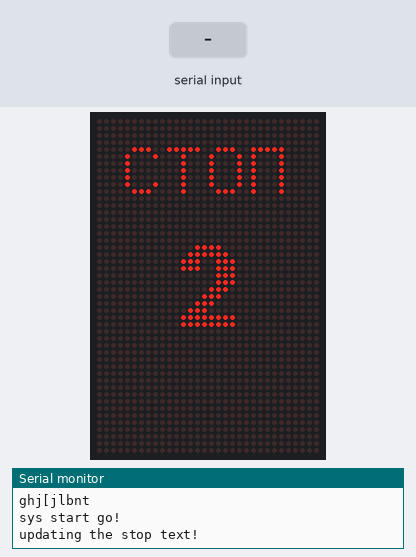
A sketch run on a simulated Arduino Uno, built with avr-gcc and run on an emulated ATmega328P. Parts: 32×48 LED matrix, the last lines printed to the serial monitor. The test bench sets the inputs (shaded band).

Above: at 1.3 s.
1.4 s: "90,45\n" received over Serial
At 3.0 s:
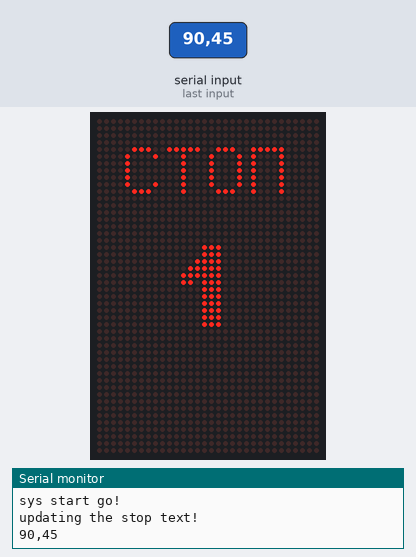
At 3.6 s:
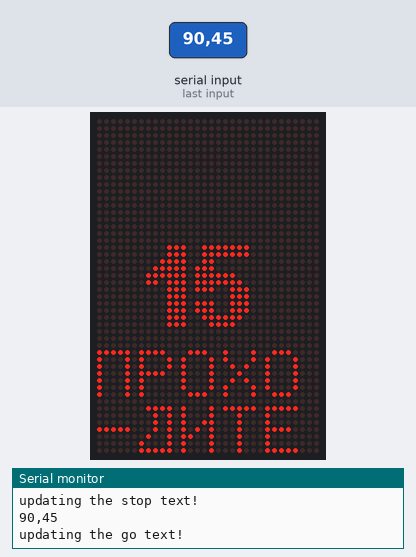
4.4 s: "100\n" received over Serial
Timing chart, 0 to 7.4 s (numbered marks = the images above; inputs shaded):
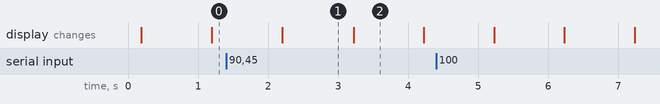

Measured:
- what the display in image 1 shows lasts 1.0 s, from 2.2 s to 3.2 s

The sketch:

Display4modules-5.ino
```cpp
#include <SPI.h>
#include <DMD2.h>
#include "ChangedRus5x7.h"
//#include "Asyl32x16Font.h"
#include "Arial_Black_16.h"

SoftDMD dmd(1,3);  // DMD controls the entire display
DMD_TextBox box1(dmd, 0, 0, 32, 16);
DMD_TextBox box2(dmd, 0, 16, 32, 16);
DMD_TextBox box3(dmd, 0, 33, 32, 16);

int go_countdown   = 15;
int stand_still_countdown = 3;

unsigned long timer = 0;
int countdown = 0;
bool sys_active = false;
bool should_update = false;
bool stand_still = false;

char text[10];
byte chPos = 0;
byte ch = 0;

ISR(TIMER2_COMPA_vect){  //This is the interrupt request

  if(sys_active){
    timer++;
    if ((timer) == 100) {    //for 125hz to make 1 sec

      should_update = true;

      timer = 0;             // RESETTING THE TIMER VALUE

    }

  }
}

void setup() {
  Serial.begin(9600);

  // TIMER 0 for interrupt frequency 125 Hz:
  cli(); // stop interrupts
  TCCR2A = 0; // set entire TCCR2A register to 0
  TCCR2B = 0; // same for TCCR2B
  TCNT2  = 0; // initialize counter value to 0
  TCCR2A = 1<<WGM21;    //Set the CTC mode
  OCR2A = 0x9C; // 100hz
  TCCR2B = (1<<CS22) | (1<<CS21) | (1<<CS20); // Set CS02, CS01 and CS00 bits for 1024 prescaler
  //  TIMSK2 |= (1 << OCIE2A);// enable timer compare interrupt
  TIMSK2 &= ~(1 << OCIE2A);
  sei(); // allow interrupts

  dmd.setBrightness(170);
  dmd.selectFont(ChangedRus5x7);
  dmd.begin();
  clearAllScreen();

//  dmd.drawString(0, 0, String("QWERT"));
//  dmd.drawString(0, 8, String("YUIOP"));
//  dmd.drawString(0, 16, String("[]ASD"));
//  dmd.drawString(0, 32, String("FGHJK"));
//  dmd.drawString(0, 40, String("L;'ZX"));
//  dmd.drawString(0, 48, String("CVBNM"));
//  dmd.drawString(0, 56, String(",."));

  delay(100);

  dmd.drawString(4, 4, "CNJG");  //стоп
  box2.print(";LBNT YFXFKJ");    //ждите начало
  box3.print("GHJ[JLBNT");      //прохо-дите
  Serial.println("ghj[jlbnt");

  sys_start_go();
}


void loop() {

  if (Serial.available()){
    while(Serial.available()) {
       //Serial.println("there is new data");
      //read incoming char by char:
       ch = Serial.read();
       text[chPos] = ch;
       chPos++;
       delay(10);
    }
    text[chPos] = 0; //terminate cString

    Serial.println(text);
    if (chPos == 5) {
      //Serial.println(text);
      int x = text[0] - '0';
      if (x == 0) {
        sys_stand_still();
      } else if (x == 1) {
        int sfirst  = text[1] - '0';
        int ssecond = text[2] - '0';

        int gfirst  = text[3] - '0';
        int gsecond = text[4] - '0';

        stand_still_countdown = (sfirst * 10) + ssecond;
        go_countdown          = (gfirst * 10) + gsecond;

        sys_start_go();
        Serial.println(stand_still_countdown);
        Serial.println(go_countdown);
      }
    }

    chPos = 0;   // restarting the character position

  }


  if (should_update) {
    update_screen();
    should_update = false;
  }


}

void sys_stand_still(){  // ждите старт, duration controlled by Mega

    Serial.println("sys stand still!");
    dmd.selectFont(ChangedRus5x7);
    dmd.drawString(1, 20, ";LBNT");  // ждите
    dmd.drawString(1, 36, "CNFHN");  // старт

}

void sys_start_go(){

    Serial.println("sys start go!");
    clearAllScreen();
    countdown = stand_still_countdown;
    stand_still = true; // show red countdown

    sys_active = true;
    timer = 97;          //value to start immediately
    TCNT2 = 0;            //reset timer
    TIMSK2 = (1<<OCIE0A); //start timer

}

void sys_stop(){
  TIMSK2 = 0;

  go_countdown          = 0;
  stand_still_countdown = 0;

  sys_active = false;
  clearAllScreen();
}

void update_screen(){

  dmd.selectFont(ChangedRus5x7);

  if (stand_still) {

    if (countdown == stand_still_countdown)
      Serial.println("updating the stop text!");
      dmd.drawString(4, 4, "CNJG");   // стоп

    if(countdown==0) {
      stand_still = false; countdown = go_countdown; box1.clear();}

  }

  if (!stand_still) {

    if (countdown == go_countdown)
      Serial.println("updating the go text!");
      box3.print("GHJ[J-LBNT");     //проходите

    if(countdown==0){
      sys_stop(); box3.clear(); return;}

  }

  box2.clear();
  //dmd.selectFont(Asyl32x16Font);
  dmd.selectFont(Arial_Black_16);

  if (countdown<10)
      dmd.drawString(12, 17, String(countdown));
    else
      dmd.drawString(7, 17, String(countdown));

  countdown--;

}

void clearAllScreen(){
  box1.clear();
  box2.clear();
  box3.clear();
}
```

ChangedRus5x7.h
```cpp
/*
 *
 * SystemFontRus5x7
 *
 *
 * File Name           : SystemFontRus5x7.h
 * Date                : 28 Oct 2008
 * Font size in bytes  : 470
 * Font width          : 5
 * Font height         : 7
 * Font first char     : 32
 * Font last char      : 127
 * Font used chars     : 94
 *
 * The font data are defined as
 *
 * struct _FONT_ {
 *     uint16_t   font_Size_in_Bytes_over_all_included_Size_it_self;
 *     uint8_t    font_Width_in_Pixel_for_fixed_drawing;
 *     uint8_t    font_Height_in_Pixel_for_all_characters;
 *     unit8_t    font_First_Char;
 *     uint8_t    font_Char_Count;
 *
 *     uint8_t    font_Char_Widths[font_Last_Char - font_First_Char +1];
 *                  // for each character the separate width in pixels,
 *                  // characters < 128 have an implicit virtual right empty row
 *
 *     uint8_t    font_data[];
 *                  // bit field of all characters
 */

#include <inttypes.h>
#ifdef __AVR__
#include <avr/pgmspace.h>
#elif defined (ESP8266)
#include <pgmspace.h>
#else
#define PROGMEM
#endif

#ifndef CHANGEDRUS5x7_H
#define CHANGEDRUS5x7_H

#define CHANGEDRUS5x7_WIDTH 5
#define CHANGEDRUS5x7_HEIGHT 7

/*
 * added to allow fontname to match header file name.
 * as well as keep the old name for backward compability
 */

#define ChangedRus5x7 ChangedRus5x7

static const uint8_t ChangedRus5x7[] PROGMEM = {
    0x0, 0x0, // size of zero indicates fixed width font, actual length is width * height
    0x05, // width
    0x07, // height
    0x20, // first char
    0x9F, // char count

    // Fixed width; char width table not used !!!!

    // font data
    0x00, 0x00, 0x00, 0x00, 0x00,// (space)
	0x00, 0x00, 0x5F, 0x00, 0x00,// !
	0x00, 0x07, 0x00, 0x07, 0x00,// "
	0x14, 0x7F, 0x14, 0x7F, 0x14,// #
	0x24, 0x2A, 0x7F, 0x2A, 0x12,// $
	0x23, 0x13, 0x08, 0x64, 0x62,// %
	0x36, 0x49, 0x55, 0x22, 0x50,// &
	0x22, 0x41, 0x49, 0x49, 0x3e,// '
	0x00, 0x1C, 0x22, 0x41, 0x00,// (
	0x00, 0x41, 0x22, 0x1C, 0x00,// )
	0x08, 0x2A, 0x1C, 0x2A, 0x08,// *
	0x08, 0x08, 0x3E, 0x08, 0x08,// +
	0x7f, 0x49, 0x49, 0x49, 0x33,// ,
	0x08, 0x08, 0x08, 0x08, 0x08,// -
	0x7f, 0x08, 0x3e, 0x41, 0x3e,// .
	0x20, 0x10, 0x08, 0x04, 0x02,// /
	0x3E, 0x51, 0x49, 0x45, 0x3E,// 0
	0x00, 0x42, 0x7F, 0x40, 0x00,// 1
	0x42, 0x61, 0x51, 0x49, 0x46,// 2
	0x21, 0x41, 0x45, 0x4B, 0x31,// 3
	0x18, 0x14, 0x12, 0x7F, 0x10,// 4
	0x27, 0x45, 0x45, 0x45, 0x39,// 5
	0x3C, 0x4A, 0x49, 0x49, 0x30,// 6
	0x01, 0x71, 0x09, 0x05, 0x03,// 7
	0x36, 0x49, 0x49, 0x49, 0x36,// 8
	0x06, 0x49, 0x49, 0x29, 0x1E,// 9
	0x00, 0x36, 0x36, 0x00, 0x00,// :
	0x77, 0x08, 0x7f, 0x08, 0x77,// ;
	0x00, 0x08, 0x14, 0x22, 0x41,// <
	0x14, 0x14, 0x14, 0x14, 0x14,// =
	0x41, 0x22, 0x14, 0x08, 0x00,// >
	0x02, 0x01, 0x51, 0x09, 0x06,// ?
	0x32, 0x49, 0x79, 0x41, 0x3E,// @
	0x1c, 0x22, 0x7f, 0x22, 0x1c,// A
	0x7f, 0x10, 0x08, 0x04, 0x7f,// B
	0x3E, 0x41, 0x41, 0x41, 0x22,// C
	0x7f, 0x49, 0x49, 0x49, 0x36,// D
	0x47, 0x28, 0x10, 0x08, 0x07,// E
	0x7e, 0x11, 0x11, 0x11, 0x7e,// F
	0x7f, 0x01, 0x01, 0x01, 0x7f,// G
	0x7f, 0x09, 0x09, 0x09, 0x06,// H
	0x7f, 0x40, 0x7f, 0x40, 0x7f,// I
	0x3e, 0x41, 0x41, 0x41, 0x3e,// J
	0x20, 0x41, 0x3f, 0x01, 0x7f,// K
	0xe0, 0x51, 0x4f, 0x41, 0xff,// L
	0x00, 0x7f, 0x48, 0x48, 0x30,// M
	0x01, 0x01, 0x7f, 0x01, 0x01,// N
	0x7f, 0x40, 0x7f, 0x40, 0xff,// O
	0x41, 0x49, 0x49, 0x49, 0x36,// P
	0x7c, 0x21, 0x12, 0x09, 0x7c,// Q
	0x7f, 0x08, 0x14, 0x22, 0x41,// R
	0x7f, 0x48, 0x30, 0x00, 0x7f,// S
	0x7f, 0x49, 0x49, 0x49, 0x41,// T
	0x7f, 0x01, 0x01, 0x01, 0x03,// U
	0x7f, 0x02, 0x0c, 0x02, 0x7f,// V
	0x7f, 0x40, 0x40, 0x40, 0xff,// W
	0x07, 0x08, 0x08, 0x08, 0x7f,// X
	0x7F, 0x08, 0x08, 0x08, 0x7F,// Y
	0x46, 0x29, 0x19, 0x09, 0x7f,// Z
	0x63, 0x14, 0x08, 0x14, 0x63,// [
	0x02, 0x04, 0x08, 0x10, 0x20,// "\"
	0x01, 0x7f, 0x48, 0x48, 0x30,// ]


};

#endif
```

Source omitted: ial_Black_16.h (data table, 12287 bytes)
